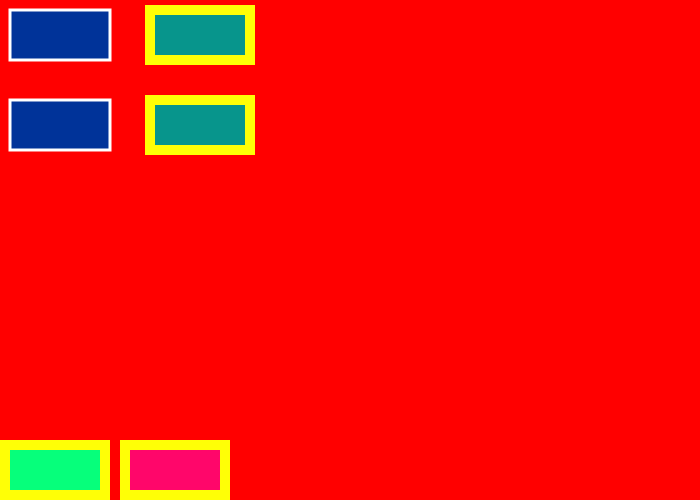
Frame 1 (no input)
Frame 60 (no input): identical to frame 1, image omitted
Frame 120 (the mouse pressed at the canvas centre since frame 60): identical to frame 1, image omitted

The p5.js sketch that drew this single still picture (run headless with seeded random() and noise() and a simulated clock; from frame 60 on, the mouse is pressed at the canvas centre):

// p5.js sketch
// ── sketch.js
function setup()
{
  createCanvas(700,500);

}

function draw()
{
	background(255,0,0)

	// change the paint brush to a specific color according to RGB values
	// this color applies only to the inside color of a shape
  // Classmate : Elaine
	fill(0,51,153);

	// change the paint brush to a specific color according to RGB values
	// this color applies only to the outside color of a shape
  // Classmate : Elaine
	stroke(255,255,255);

	// modifies the thickness of the border of an object
	strokeWeight(3);


	rect(10,10,100,50);
	rect(10,100,100,50);


	fill(7,149,140);
	stroke(255,255,6);
	strokeWeight(10);

	rect(150,10,100,50);
	rect(150,100,100,50);

// new rectangles (10 pixels in between)

  strokeWeight(10)
  fill(6,255,123)
  rect(5,445,100,50)

  fill(255,6,106)
  rect(125,445,100,50)

}
